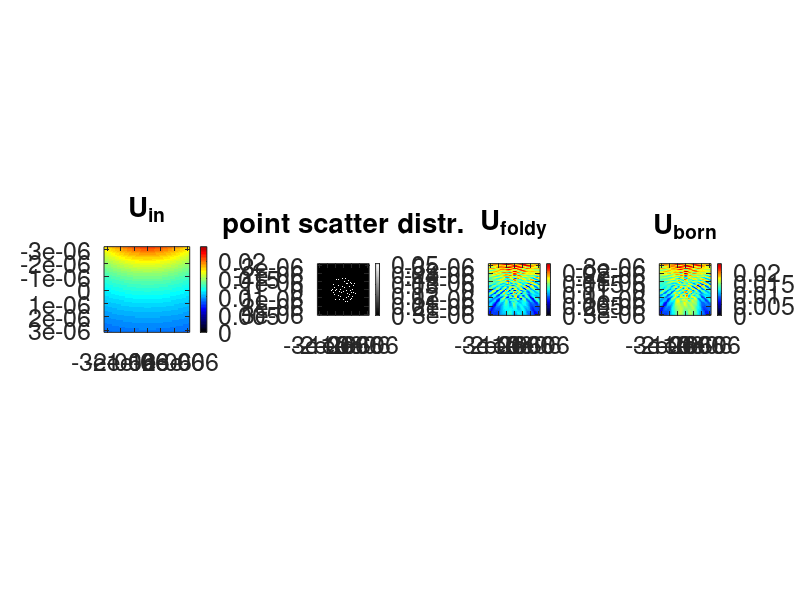

This chart was generated by the following MATLAB code:
set(0, 'DefaultAxesFontSize', 18);
set(0, 'DefaultFigureColor', 'w');
%addpath(genpath('C:\Users\Lars Loetgering\Dropbox\Codes\fracPty\utils\export_fig2018'))

% create coordinate meshgrid
N = 2^6; dx = 100e-9; L = N * dx;
x = (-N/2:N/2-1)*dx; z = x;
[X,Z] = meshgrid(x);

% determine wavevector
k = 2*pi/633e-9;

% source coordinate
xs = 0;zs = -1.25*L;

% spherical wave 
R = sqrt((X-xs).^2 + (Z-zs).^2);
Uin = exp(1i*k*R)./(1i*k*R);

%% determine random point scatter distribution

rng(0,'twister')
idx = 1:10:N^2; 
numScatterers = length(idx); 
idx = min(idx+randi([1 4],size(idx)),N^2);
aleph = 5e-2;
pointScatterDist = zeros(N,N);
pointScatterDist(idx) = aleph;
pointScatterDist = pointScatterDist .* (X.^2+Z.^2 < (L/4)^2);
idx = find(pointScatterDist(:)>0);

%% compute scattering matrix
G = mean(aleph)*exp(1i * k * R) ./ (1i * k * R + eps);
% method 1: Foldy Lax
M = zeros(N^2,N^2);
for loop = 1:length(idx)
    R = sqrt((X-X(idx(loop))).^2 + (Z-Z(idx(loop))).^2);
    % 2D Green's function: Hankel
    G = aleph * 1i*pi*besselh(0,k * R);
    G(idx(loop)) = 0;  
    M(:,idx(loop)) = G(:);
end
Ufoldy = reshape( sparse(eye(N^2) - M) \ Uin(:), [N,N]);

% method 2: 1st Born approximation
Uborn = Uin(:) + M*Uin(:);
Uborn = reshape( Uborn, [N,N]);

maxAbs = max(max(abs(Ufoldy(:)),abs(Uborn(:))));

%% show results
% modify colormap
cmap = jet(50);
c = linspace(0,1,10);
cmap = [c' * cmap(1,:);cmap];

figure(3)
subplot(1,4,1)
imagesc(x,x,abs(Uin),[0 maxAbs]), axis image, colormap(cmap)
title({'U_{in}',''}), colorbar

subplot(1,4,2)
imagesc(x,x,pointScatterDist), axis image, colormap(gray)
h = gca; title({'point scatter distr.',''}), colorbar

subplot(1,4,3)
imagesc(x,x,abs(Ufoldy),[0 maxAbs]), axis image, colormap(cmap)
title({'U_{foldy}',''}), colorbar

subplot(1,4,4)
imagesc(x,x,abs(Uborn),[0 maxAbs]), axis image, colormap(cmap)
title({'U_{born}',''}), colorbar

colormap(h, gray)
